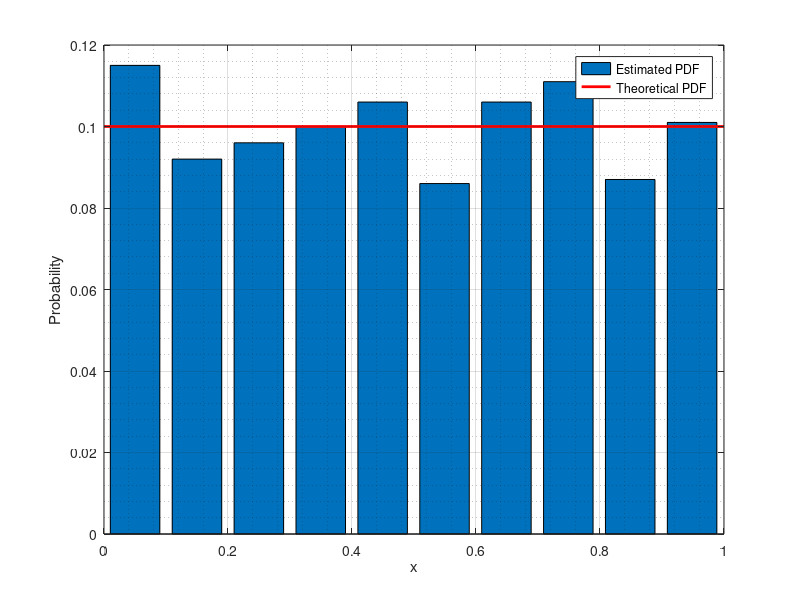

MATLAB code for this plot:
clear all
close all
clc

% PDF tends to 0.1 as N (number of samples) is made larger.

x = rand(1,1000);
[y,group] = hist(x); % Returns bin limits and number of elements in each bin
bar(group,(y/1000),'DisplayName','Estimated PDF'); % Uses same bins but normalizes number of elements
xlabel('x')
ylabel('Probability')
hold on
line([0 1],[.1 .1],'DisplayName','Theoretical PDF', 'Color', 'r', 'LineWidth', 2); % ([x1 x2],[y1 y2])
legend('show')
grid on
grid minor